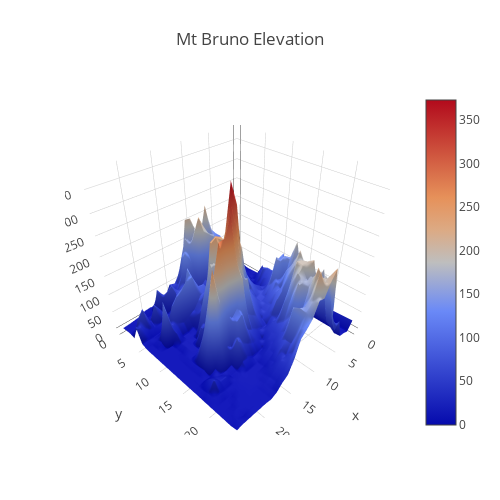

Notebook code for this chart:
### Code cell
import plotly.plotly as py
import plotly.graph_objs as go

from plotly.offline import download_plotlyjs, init_notebook_mode, plot, iplot
import pandas as pd

init_notebook_mode(connected=True)
# Read data from a csv
z_data = pd.read_csv('https://raw.githubusercontent.com/plotly/datasets/master/api_docs/mt_bruno_elevation.csv')

data = [
    go.Surface(
        z=z_data.as_matrix()
    )
]
layout = go.Layout(
    title='Mt Bruno Elevation',
    autosize=False,
    width=500,
    height=500,
    margin=dict(
        l=65,
        r=50,
        b=65,
        t=90
    )
)
fig = go.Figure(data=data, layout=layout)
iplot(fig, filename='elevations-3d-surface')

### Figure 1 — Plotly figure (JSON) as saved in the notebook; plotly's stock layout.template omitted (floating-point values rounded to 4 significant figures; data arrays with more than 128 entries replaced by an {"elided": "..."} marker saying what was removed)
{"data": [{"type": "surface", "z": {"elided": "25x25 float values"}}], "layout": {"autosize": false, "height": 500, "margin": {"b": 65, "l": 65, "r": 50, "t": 90}, "title": "Mt Bruno Elevation", "width": 500}}
